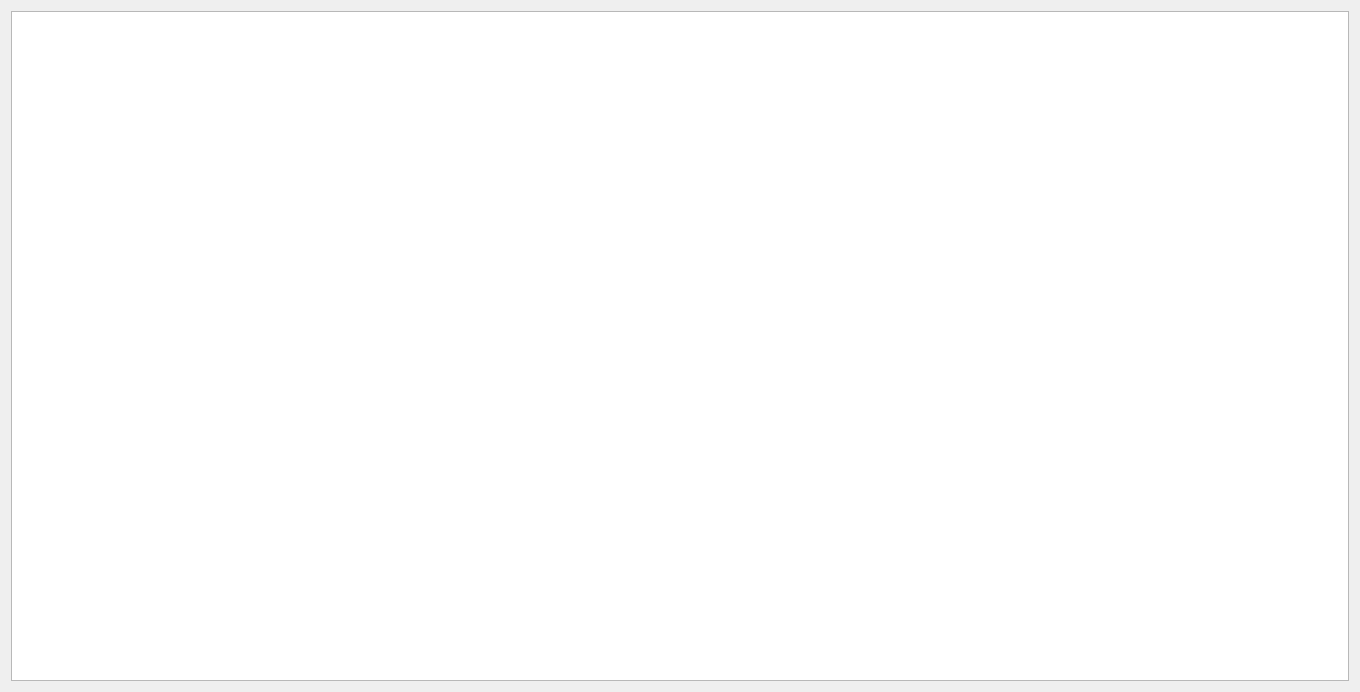
<?xml version="1.0" encoding="UTF-8"?>
<ui version="4.0">
 <class>CDbJornal</class>
 <widget class="QWidget" name="CDbJornal">
  <property name="windowModality">
   <enum>Qt::NonModal</enum>
  </property>
  <property name="geometry">
   <rect>
    <x>0</x>
    <y>0</y>
    <width>1360</width>
    <height>692</height>
   </rect>
  </property>
  <property name="windowTitle">
   <string>Form</string>
  </property>
  <layout class="QVBoxLayout" name="verticalLayout">
   <item>
    <widget class="QTableWidget" name="tableWidgetDbSerialNumber">
     <property name="font">
      <font>
       <pointsize>8</pointsize>
      </font>
     </property>
     <property name="editTriggers">
      <set>QAbstractItemView::NoEditTriggers</set>
     </property>
     <property name="selectionMode">
      <enum>QAbstractItemView::MultiSelection</enum>
     </property>
     <property name="selectionBehavior">
      <enum>QAbstractItemView::SelectRows</enum>
     </property>
    </widget>
   </item>
  </layout>
 </widget>
 <resources/>
 <connections/>
</ui>
